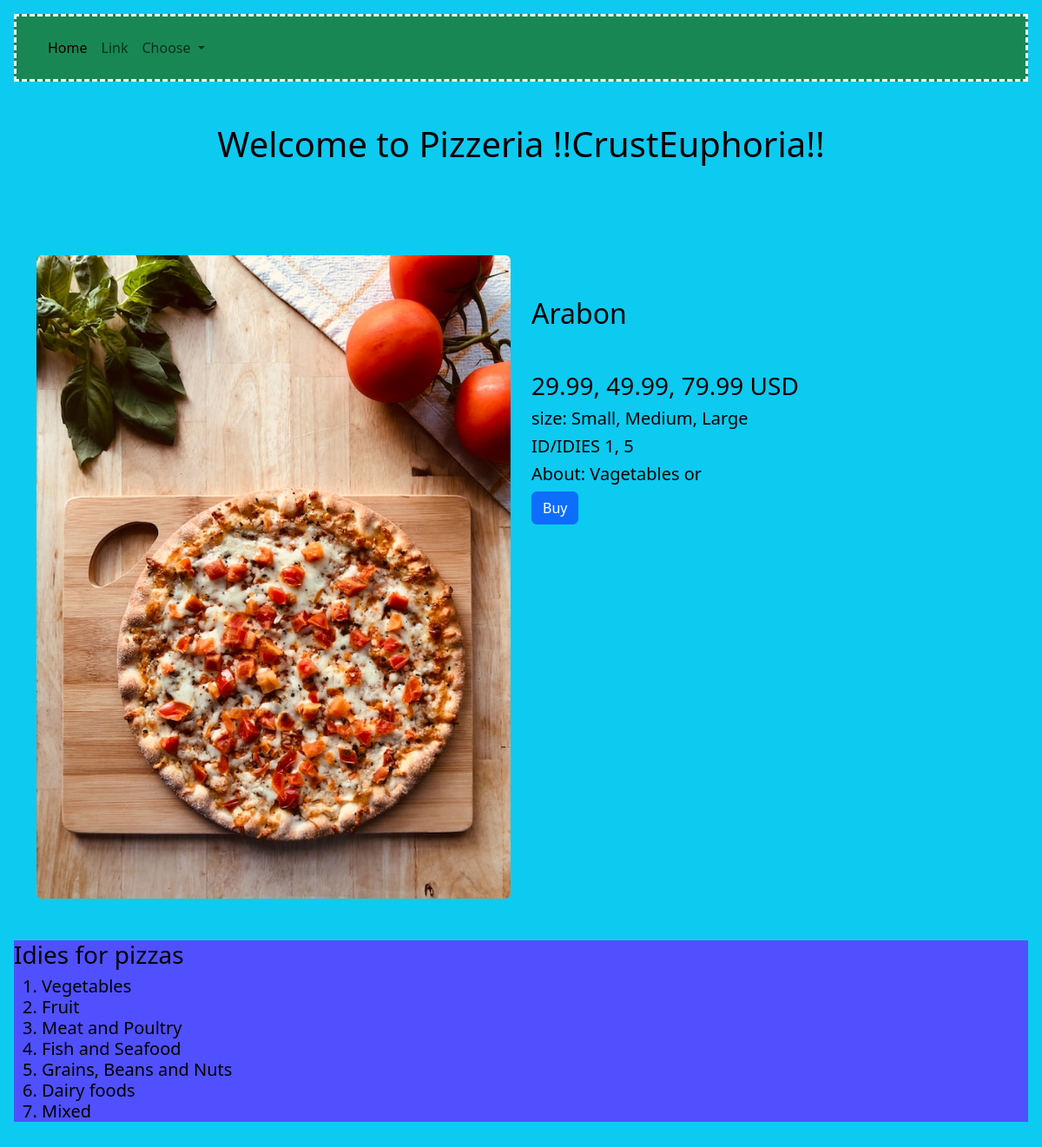
The app's page /pizza/7 with its own data.
### tables this page shows
CREATE TABLE "pizza" (
	"id"	INTEGER,
	"category_id"	INTEGER NOT NULL,
	"title"	TEXT NOT NULL,
	"description"	TEXT,
	"image"	TEXT,
	"price"	REAL NOT NULL DEFAULT '29.99, 49.99, 79.99',
	"size"	TEXT DEFAULT 'Small, Medium, Large',
	"id_category"	NUMERIC NOT NULL DEFAULT 'None',
	FOREIGN KEY("category_id") REFERENCES "categories"("id"),
	PRIMARY KEY("id")
);

### app.py (the view)
@app.route("/pizza/<pizza_id>")
def pizza(pizza_id):
    pizza_obj = db_pizzas.get_pizza(pizza_id)
    return render_template('own_pizza.html', title="Online Pizzeria", pizza = pizza_obj)

### sql_queries.py (called while the page is built)
    def open_pizzas(self): #функція що відкриває базу даних
        self.conn =sqlite3.connect(self.db_name) # з'єднання з базою даних (БД)
        self.cursor = self.conn.cursor() #курсор (посилання) на БД

    def close_pizzas(self): #функція що закриває базу даних
        self.cursor.close()
        self.conn.close()

    def get_pizza(self, id):
        self.open_pizzas()
        self.cursor.execute("SELECT * FROM pizza WHERE id==(?)", [id])
        data_one_pizza = self.cursor.fetchone()
        self.close_pizzas()
        return data_one_pizza

### templates/own_pizza.html
{% extends 'base.html' %}
{% block content %}
<div class="container py-5 one_pizza">
    <div class="row">
    <div class="col-12 col-lg-6">
        <img src="{{ url_for('static', filename='img/' + pizza[4]) }}" alt="" class="rounded img-fluid">
    </div>
    <div class="col-12 col-lg-6">
        <h2 class="mr-5 ml-5 mb-5 mt-5">{{pizza[2]}}</h2>
        <h3>{{pizza[5]}} USD</h3>
        <h5>size: {{pizza[6]}}</h5>
        <h5>ID/IDIES {{pizza[7]}}</h5>
        <h5>About: {{pizza[3]}}</h5>
        <a class="btn btn-primary" href="{{ url_for('order_pizza', pizza_id = pizza[0]) }}" role="button">Buy</a>
    </div>
    </div>
</div>
{% endblock content %}

### records on screen
pizza: image (picture), title "Arabon", price "29.99, 49.99, 79.99", size "Small, Medium, Large", id_category "1, 5", description "Vagetables or"
